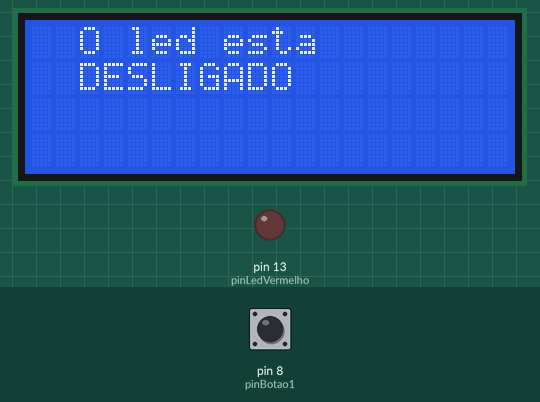
This sketch was run on a simulated Arduino Uno, built with avr-gcc and run on an emulated ATmega328P. Shown: 20×4 character LCD, output pins drawn as LEDs (lit = HIGH). The test bench sets the inputs (shaded band); at power-on: pin 8 (pinBotao1) LOW.

Above: at 1.2 s.
1.3 s: pin 8 (pinBotao1) pulled HIGH for 0.15 s
At 2.2 s:
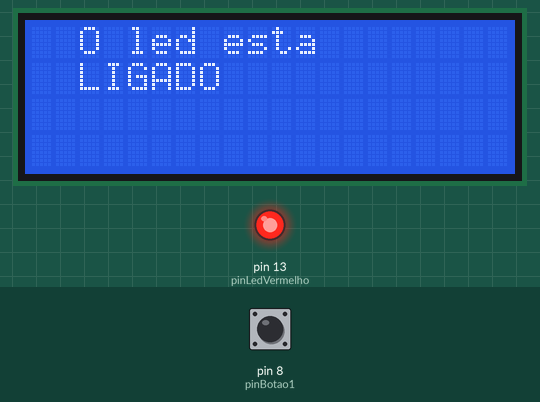
2.9 s: pin 8 (pinBotao1) pulled HIGH for 1 s
At 3.4 s:
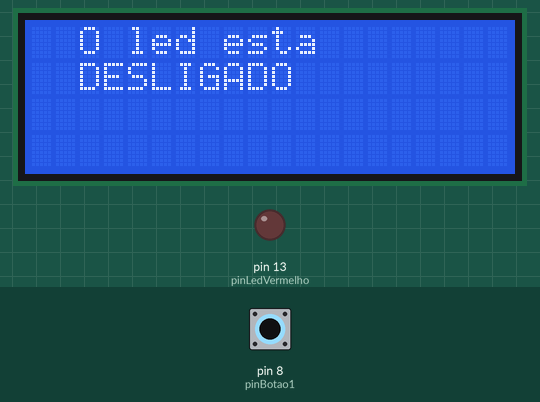
5.4 s: pin 8 (pinBotao1) pulled HIGH for 3.2 s
At 6.5 s:
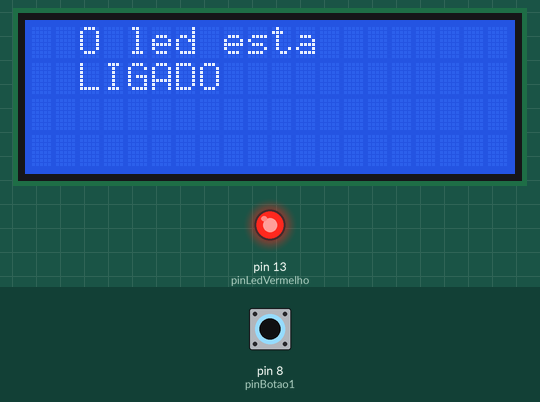
Timing chart, 0 to 8.4 s (numbered marks = the images above; inputs shaded):
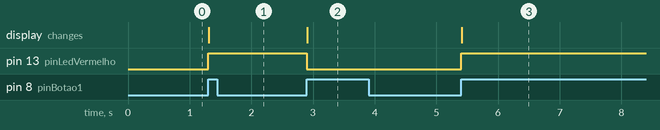

Measured:
- after the input at 1.3 s, pin 13 (pinLedVermelho): LOW → HIGH at once; the display: changes at once (image 1)
- after the input at 2.9 s, pin 13 (pinLedVermelho): HIGH → LOW at once; the display: changes at once (image 2)
- after the input at 5.4 s, pin 13 (pinLedVermelho): LOW → HIGH at once; the display: changes at once (image 3)

The sketch:

aula_34_exercicio_led_com_display1.ino
```cpp
#include <LiquidCrystal_I2C.h>

LiquidCrystal_I2C lcd(0x27, 20, 4);

const char pinBotao1 = 8;
const char pinLedVermelho = 13;


void setup() {
 pinMode(pinLedVermelho, OUTPUT);
 pinMode(pinBotao1, INPUT);
 lcd.init();
 lcd.backlight ();
 //lcd.home (); é igual lcd.setCursor (0,0);
 lcd.setCursor (2,0);
 lcd.print ("O led esta");
 lcd.setCursor (2,1);
 lcd.print ("DESLIGADO");
}

void loop() {
 static bool estadoAnteriorBotao1 = 0;
 static bool estadoLed1 = 0;
 bool statusBotao1 = digitalRead (pinBotao1);

 if (statusBotao1 && !estadoAnteriorBotao1){

   //botao pressionado
   estadoLed1 = !estadoLed1;
   digitalWrite (pinLedVermelho,estadoLed1);
   lcd.setCursor (2,1);
   if (estadoLed1)lcd.print ("LIGADO   ");
   else lcd.print ("DESLIGADO");//botao solto

 }


  estadoAnteriorBotao1 = statusBotao1;
}
```
